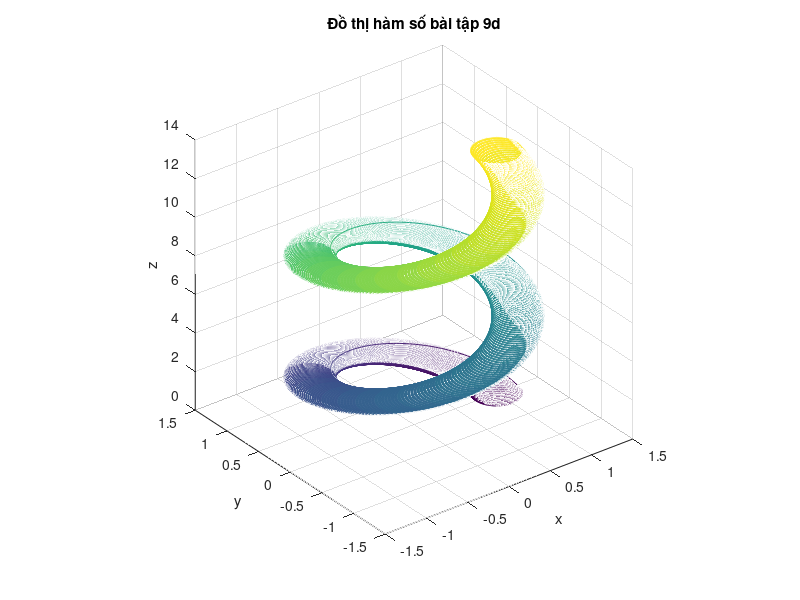

Write the MATLAB code that produced this figure.
u = 0:pi/100:2*pi;
v = 0:pi/100:4*pi;
[U, V] = meshgrid(u, v);

x = cos(U)/4 + cos(V);
y = sin(U)/4 + sin(V);
z = V;

figure('Name', 'Bài tập 9d', 'NumberTitle', 'off')
mesh(x, y, z);
xlabel('x');
ylabel('y');
zlabel('z');
axis square;
title('Đồ thị hàm số bài tập 9d');
